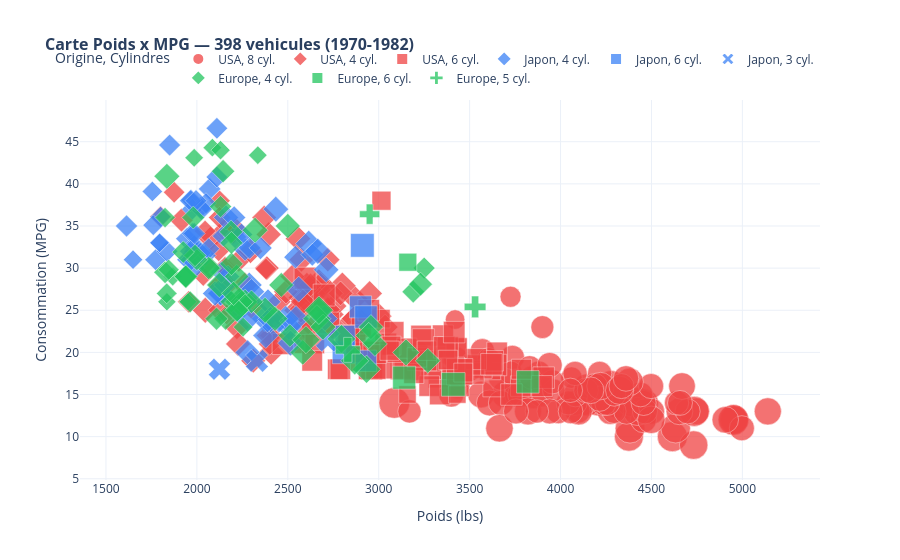

Notebook code for this chart:
### Markdown cell above
#### Visualisation 4 — Carte interactive Poids x MPG

Chaque point est un vehicule. La taille represente la puissance (HP),
la couleur l'origine geographique. Survolez pour voir les details.

### Code cell
df['origin_label']  = df['origin'].map(ORIGIN_MAP)
df['cylinders_str'] = df['cylinders'].astype(str) + ' cyl.'

fig = px.scatter(
    df, x='weight', y='mpg',
    color='origin_label', size='horsepower',
    size_max=22, symbol='cylinders_str',
    color_discrete_map=COLORS,
    labels={
        'weight':       'Poids (lbs)',
        'mpg':          'Consommation (MPG)',
        'origin_label': 'Origine',
        'cylinders_str':'Cylindres',
        'horsepower':   'Puissance (HP)'
    },
    title='<b>Carte Poids x MPG — 398 vehicules (1970-1982)</b>',
    hover_data={'horsepower': True, 'model_year': True, 'cylinders_str': True},
    template='plotly_white', height=560
)

fig.update_traces(marker=dict(opacity=0.75, line=dict(width=0.5, color='white')))
fig.update_layout(
    title_font_size=16,
    legend=dict(orientation='h', yanchor='bottom', y=1.02, xanchor='right', x=1)
)

html_path = os.path.join(OUTPUT_DIR, 'story_weight_mpg_map.html')
fig.write_html(html_path)
print(f'Graphique 4 sauvegarde : {html_path}')
fig.show()

### Figure 1 — Plotly figure (JSON) as saved in the notebook; plotly's stock layout.template omitted (floating-point values rounded to 4 significant figures; data arrays with more than 128 entries replaced by an {"elided": "..."} marker saying what was removed)
{"data": [{"customdata": {"elided": "103x3 mixed values"}, "hovertemplate": "Origine=USA<br>Cylindres=%{customdata[2]}<br>Poids (lbs)=%{x}<br>Consommation (MPG)=%{y}<br>Puissance (HP)=%{customdata[0]}<br>model_year=%{customdata[1]}<extra></extra>", "legendgroup": "USA, 8 cyl.", "marker": {"color": "#ef4444", "line": {"color": "white", "width": 0.5}, "opacity": 0.75, "size": [130.0, 165.0, 150.0, 150.0, 140.0, 198.0, 220.0, 215.0, 225.0, 190.0, 170.0, 160.0, 150.0, 225.0, 215.0, 200.0, 210.0, 193.0, 165.0, 175.0, 153.0, 150.0, 180.0, 170.0, 175.0, 165.0, 175.0, 150.0, 153.0, 150.0, 208.0, 155.0, 160.0, 190.0, 150.0, 130.0, 140.0, 150.0, 175.0, 150.0, 145.0, 137.0, 150.0, 198.0, 150.0, 158.0, 150.0, 215.0, 225.0, 175.0, 150.0, 167.0, 170.0, 180.0, 145.0, 230.0, 150.0, 180.0, 140.0, 150.0, 150.0, 140.0, 150.0, 170.0, 145.0, 150.0, 148.0, 110.0, 129.0, 140.0, 150.0, 120.0, 152.0, 150.0, 180.0, 145.0, 130.0, 150.0, 145.0, 110.0, 145.0, 130.0, 180.0, 170.0, 190.0, 149.0, 110.0, 140.0, 139.0, 145.0, 139.0, 140.0, 130.0, 129.0, 138.0, 135.0, 155.0, 142.0, 125.0, 150.0, 125.0, 90.0, 105.0], "sizemode": "area", "sizeref": 0.4752, "symbol": "circle"}, "mode": "markers", "name": "USA, 8 cyl.", "orientation": "v", "showlegend": true, "type": "scatter", "x": [3504, 3693, 3436, 3433, 3449, 4341, 4354, 4312, 4425, 3850, 3563, 3609, 3761, 3086, 4615, 4376, 4382, 4732, 4209, 4464, 4154, 4096, 4955, 4746, 5140, 4274, 4385, 4135, 4129, 3672, 4633, 4502, 4456, 4422, 3892, 4098, 4294, 4077, 4100, 3672, 3988, 4042, 3777, 4952, 4464, 4363, 4237, 4735, 4951, 3821, 4997, 4906, 4654, 4499, 4082, 4278, 3399, 3664, 4141, 4699, 4457, 4638, 4257, 4668, 4440, 4498, 4657, 3221, 3169, 4215, 4190, 3962, 4215, 3940, 4380, 4055, 3870, 3755, 3880, 4060, 4140, 4295, 4220, 4165, 4325, 4335, 3365, 3735, 3570, 3425, 3205, 4080, 3840, 3725, 3955, 3830, 4360, 4054, 3605, 3940, 3900, 3420, 3725], "xaxis": "x", "y": [18.0, 15.0, 18.0, 16.0, 17.0, 15.0, 14.0, 14.0, 14.0, 15.0, 15.0, 14.0, 15.0, 14.0, 10.0, 10.0, 11.0, 9.0, 14.0, 14.0, 14.0, 14.0, 12.0, 13.0, 13.0, 13.0, 14.0, 15.0, 14.0, 17.0, 11.0, 13.0, 12.0, 13.0, 15.0, 13.0, 13.0, 14.0, 13.0, 14.0, 13.0, 14.0, 15.0, 12.0, 13.0, 13.0, 14.0, 13.0, 12.0, 13.0, 11.0, 12.0, 13.0, 12.0, 15.0, 16.0, 15.0, 11.0, 16.0, 13.0, 14.0, 14.0, 14.0, 16.0, 15.0, 16.0, 14.0, 20.0, 13.0, 17.5, 16.0, 15.5, 14.5, 13.0, 16.5, 13.0, 13.0, 13.0, 17.5, 17.0, 15.5, 15.0, 16.0, 15.5, 15.5, 16.0, 19.9, 19.4, 20.2, 19.2, 18.1, 17.5, 17.0, 17.6, 16.5, 18.2, 16.9, 15.5, 19.2, 18.5, 23.0, 23.9, 26.6], "yaxis": "y"}, {"customdata": {"elided": "72x3 mixed values"}, "hovertemplate": "Origine=USA<br>Cylindres=%{customdata[2]}<br>Poids (lbs)=%{x}<br>Consommation (MPG)=%{y}<br>Puissance (HP)=%{customdata[0]}<br>model_year=%{customdata[1]}<extra></extra>", "legendgroup": "USA, 4 cyl.", "marker": {"color": "#ef4444", "line": {"color": "white", "width": 0.5}, "opacity": 0.75, "size": [90.0, 93.5, 72.0, 86.0, 70.0, 80.0, 90.0, 86.0, 86.0, 80.0, 72.0, 85.0, 80.0, 75.0, 75.0, 83.0, 78.0, 92.0, 79.0, 52.0, 60.0, 72.0, 80.0, 96.0, 88.0, 89.0, 63.0, 83.0, 66.0, 88.0, 68.0, 75.0, 105.0, 85.0, 88.0, 80.0, 80.0, 70.0, 70.0, 90.0, 90.0, 70.0, 90.0, 88.0, 90.0, 105.0, 93.5, 84.0, 84.0, 92.0, 84.0, 64.0, 63.0, 65.0, 65.0, 88.0, 88.0, 88.0, 85.0, 84.0, 90.0, 92.0, 93.5, 63.0, 70.0, 92.0, 84.0, 90.0, 86.0, 84.0, 79.0, 82.0], "sizemode": "area", "sizeref": 0.4752, "symbol": "diamond"}, "mode": "markers", "name": "USA, 4 cyl.", "orientation": "v", "showlegend": true, "type": "scatter", "x": [2264, 2046, 2408, 2220, 1955, 2126, 2408, 2226, 2395, 2164, 2401, 2310, 2451, 2542, 2125, 2639, 2592, 2572, 2255, 2035, 2164, 2565, 2155, 2300, 2740, 2755, 2051, 2075, 1800, 2720, 2155, 2230, 2745, 2855, 2890, 1915, 2670, 2200, 2150, 2670, 2556, 2120, 2678, 2870, 3003, 2800, 2905, 2490, 2635, 2620, 2385, 1875, 2215, 2045, 2380, 2605, 2640, 2395, 2575, 2525, 2735, 2865, 3035, 2125, 2125, 2585, 2370, 2950, 2790, 2295, 2625, 2720], "xaxis": "x", "y": [28.0, 25.0, 22.0, 23.0, 26.0, 25.0, 20.0, 21.0, 22.0, 28.0, 21.0, 19.0, 26.0, 25.0, 28.0, 23.0, 23.0, 25.0, 26.0, 29.0, 24.5, 26.5, 30.0, 25.5, 24.5, 25.5, 30.5, 33.5, 36.1, 25.1, 30.0, 30.9, 23.2, 23.8, 22.3, 35.7, 27.4, 34.2, 34.5, 28.4, 33.5, 32.1, 28.0, 26.4, 24.3, 27.9, 23.6, 27.2, 26.6, 25.8, 30.0, 39.0, 34.7, 34.4, 29.9, 28.0, 27.0, 34.0, 31.0, 29.0, 27.0, 24.0, 23.0, 38.0, 36.0, 26.0, 36.0, 27.0, 27.0, 32.0, 28.0, 31.0], "yaxis": "y"}, {"customdata": {"elided": "74x3 mixed values"}, "hovertemplate": "Origine=USA<br>Cylindres=%{customdata[2]}<br>Poids (lbs)=%{x}<br>Consommation (MPG)=%{y}<br>Puissance (HP)=%{customdata[0]}<br>model_year=%{customdata[1]}<extra></extra>", "legendgroup": "USA, 6 cyl.", "marker": {"color": "#ef4444", "line": {"color": "white", "width": 0.5}, "opacity": 0.75, "size": [95.0, 97.0, 85.0, 90.0, 100.0, 105.0, 100.0, 88.0, 100.0, 110.0, 100.0, 88.0, 105.0, 100.0, 100.0, 88.0, 95.0, 100.0, 107.0, 95.0, 93.5, 100.0, 100.0, 100.0, 110.0, 105.0, 95.0, 105.0, 72.0, 72.0, 110.0, 105.0, 110.0, 95.0, 110.0, 100.0, 97.0, 90.0, 100.0, 105.0, 81.0, 90.0, 100.0, 78.0, 110.0, 95.0, 110.0, 105.0, 100.0, 98.0, 105.0, 95.0, 85.0, 100.0, 90.0, 105.0, 85.0, 110.0, 120.0, 165.0, 115.0, 85.0, 90.0, 110.0, 115.0, 115.0, 90.0, 110.0, 110.0, 88.0, 85.0, 110.0, 85.0, 112.0], "sizemode": "area", "sizeref": 0.4752, "symbol": "square"}, "mode": "markers", "name": "USA, 6 cyl.", "orientation": "v", "showlegend": true, "type": "scatter", "x": [2833, 2774, 2587, 2648, 2634, 3439, 3329, 3302, 3288, 2962, 3282, 3139, 3121, 3278, 2945, 3021, 2904, 2789, 2472, 3102, 2875, 2901, 3336, 3781, 3632, 3613, 3264, 3459, 3432, 3158, 3907, 3897, 3730, 3785, 3039, 2914, 2984, 3211, 3233, 3353, 3012, 3085, 3651, 3574, 3645, 3193, 3520, 3425, 3630, 3525, 3535, 3155, 2965, 3430, 3210, 3380, 3070, 3620, 3410, 3445, 3245, 2990, 3265, 3360, 2595, 2700, 3381, 2725, 3415, 3060, 3465, 2945, 3015, 2835], "xaxis": "x", "y": [22.0, 18.0, 21.0, 21.0, 19.0, 16.0, 17.0, 19.0, 18.0, 18.0, 19.0, 18.0, 18.0, 16.0, 18.0, 18.0, 23.0, 18.0, 21.0, 20.0, 21.0, 19.0, 15.0, 16.0, 16.0, 18.0, 19.0, 18.0, 15.0, 15.0, 17.0, 16.0, 15.0, 18.0, 21.0, 20.0, 18.0, 19.0, 22.0, 22.0, 24.0, 22.5, 20.0, 18.0, 18.5, 17.5, 17.5, 20.5, 19.0, 18.5, 19.2, 20.5, 20.2, 20.5, 19.4, 20.6, 20.8, 18.6, 18.1, 17.7, 21.5, 19.8, 20.2, 20.6, 28.8, 26.8, 19.1, 23.5, 22.4, 20.2, 17.6, 25.0, 38.0, 22.0], "yaxis": "y"}, {"customdata": {"elided": "69x3 mixed values"}, "hovertemplate": "Origine=Japon<br>Cylindres=%{customdata[2]}<br>Poids (lbs)=%{x}<br>Consommation (MPG)=%{y}<br>Puissance (HP)=%{customdata[0]}<br>model_year=%{customdata[1]}<extra></extra>", "legendgroup": "Japon, 4 cyl.", "marker": {"color": "#3b82f6", "line": {"color": "white", "width": 0.5}, "opacity": 0.75, "size": [95.0, 88.0, 88.0, 95.0, 65.0, 69.0, 95.0, 92.0, 97.0, 88.0, 88.0, 94.0, 67.0, 65.0, 52.0, 61.0, 97.0, 93.0, 75.0, 96.0, 97.0, 53.0, 53.0, 70.0, 75.0, 68.0, 70.0, 75.0, 67.0, 52.0, 70.0, 60.0, 95.0, 97.0, 95.0, 97.0, 68.0, 65.0, 65.0, 60.0, 65.0, 90.0, 75.0, 92.0, 75.0, 65.0, 65.0, 67.0, 67.0, 72.0, 58.0, 60.0, 67.0, 65.0, 62.0, 68.0, 75.0, 75.0, 100.0, 74.0, 68.0, 68.0, 88.0, 75.0, 70.0, 67.0, 67.0, 67.0, 96.0], "sizemode": "area", "sizeref": 0.4752, "symbol": "diamond"}, "mode": "markers", "name": "Japon, 4 cyl.", "orientation": "v", "showlegend": true, "type": "scatter", "x": [2372, 2130, 2130, 2228, 1773, 1613, 2278, 2288, 2506, 2100, 2279, 2379, 1950, 1836, 1649, 2003, 2489, 2391, 2171, 2702, 2545, 1795, 1795, 1990, 2155, 2045, 1945, 2265, 1985, 1985, 2070, 1800, 2560, 2300, 2515, 2405, 2135, 1975, 2020, 1968, 2019, 2711, 2542, 2434, 2265, 2110, 2110, 1850, 2145, 2290, 1755, 1760, 2065, 1975, 2050, 1985, 2210, 2350, 2615, 2635, 2025, 1970, 2160, 2205, 2245, 1965, 1965, 1995, 2665], "xaxis": "x", "y": [24.0, 27.0, 27.0, 25.0, 31.0, 35.0, 24.0, 28.0, 23.0, 27.0, 20.0, 22.0, 31.0, 32.0, 31.0, 32.0, 24.0, 26.0, 29.0, 24.0, 24.0, 33.0, 33.0, 32.0, 28.0, 31.5, 33.5, 26.0, 30.0, 32.8, 39.4, 36.1, 27.5, 27.2, 21.1, 23.9, 29.5, 34.1, 31.8, 38.1, 37.2, 29.8, 31.3, 37.0, 32.2, 46.6, 40.8, 44.6, 33.8, 32.4, 39.1, 35.1, 32.3, 37.0, 37.7, 34.1, 33.7, 32.4, 32.9, 31.6, 37.0, 31.0, 36.0, 36.0, 34.0, 38.0, 32.0, 38.0, 32.0], "yaxis": "y"}, {"customdata": [[122, 73, "6 cyl."], [108, 76, "6 cyl."], [97, 77, "6 cyl."], [132, 80, "6 cyl."], [116, 81, "6 cyl."], [120, 81, "6 cyl."]], "hovertemplate": "Origine=Japon<br>Cylindres=%{customdata[2]}<br>Poids (lbs)=%{x}<br>Consommation (MPG)=%{y}<br>Puissance (HP)=%{customdata[0]}<br>model_year=%{customdata[1]}<extra></extra>", "legendgroup": "Japon, 6 cyl.", "marker": {"color": "#3b82f6", "line": {"color": "white", "width": 0.5}, "opacity": 0.75, "size": [122.0, 108.0, 97.0, 132.0, 116.0, 120.0], "sizemode": "area", "sizeref": 0.4752, "symbol": "square"}, "mode": "markers", "name": "Japon, 6 cyl.", "orientation": "v", "showlegend": true, "type": "scatter", "x": [2807, 2930, 2815, 2910, 2900, 2930], "xaxis": "x", "y": [20.0, 19.0, 22.0, 32.7, 25.4, 24.2], "yaxis": "y"}, {"customdata": [[97, 72, "3 cyl."], [90, 73, "3 cyl."], [110, 77, "3 cyl."], [100, 80, "3 cyl."]], "hovertemplate": "Origine=Japon<br>Cylindres=%{customdata[2]}<br>Poids (lbs)=%{x}<br>Consommation (MPG)=%{y}<br>Puissance (HP)=%{customdata[0]}<br>model_year=%{customdata[1]}<extra></extra>", "legendgroup": "Japon, 3 cyl.", "marker": {"color": "#3b82f6", "line": {"color": "white", "width": 0.5}, "opacity": 0.75, "size": [97.0, 90.0, 110.0, 100.0], "sizemode": "area", "sizeref": 0.4752, "symbol": "x"}, "mode": "markers", "name": "Japon, 3 cyl.", "orientation": "v", "showlegend": true, "type": "scatter", "x": [2330, 2124, 2720, 2420], "xaxis": "x", "y": [19.0, 18.0, 21.5, 23.7], "yaxis": "y"}, {"customdata": {"elided": "63x3 mixed values"}, "hovertemplate": "Origine=Europe<br>Cylindres=%{customdata[2]}<br>Poids (lbs)=%{x}<br>Consommation (MPG)=%{y}<br>Puissance (HP)=%{customdata[0]}<br>model_year=%{customdata[1]}<extra></extra>", "legendgroup": "Europe, 4 cyl.", "marker": {"color": "#22c55e", "line": {"color": "white", "width": 0.5}, "opacity": 0.75, "size": [46.0, 87.0, 90.0, 95.0, 113.0, 90.0, 70.0, 76.0, 60.0, 54.0, 112.0, 76.0, 87.0, 69.0, 46.0, 90.0, 49.0, 75.0, 91.0, 112.0, 110.0, 83.0, 67.0, 78.0, 75.0, 75.0, 67.0, 71.0, 70.0, 95.0, 88.0, 98.0, 115.0, 86.0, 81.0, 83.0, 70.0, 71.0, 102.0, 88.0, 58.0, 78.0, 78.0, 110.0, 48.0, 115.0, 71.0, 71.0, 71.0, 69.0, 76.0, 78.0, 48.0, 48.0, 67.0, 93.5, 62.0, 88.0, 74.0, 93.5, 80.0, 74.0, 52.0], "sizemode": "area", "sizeref": 0.4752, "symbol": "diamond"}, "mode": "markers", "name": "Europe, 4 cyl.", "orientation": "v", "showlegend": true, "type": "scatter", "x": [1835, 2672, 2430, 2375, 2234, 2123, 2074, 2065, 1834, 2254, 2933, 2511, 2979, 2189, 1950, 2265, 1867, 2158, 2582, 2868, 2660, 2219, 1963, 2300, 2108, 2246, 2000, 2223, 1937, 2694, 2957, 2945, 2671, 2464, 2220, 2202, 1937, 1825, 3150, 3270, 1825, 1940, 2190, 2600, 1985, 2795, 1990, 1925, 3190, 2130, 2144, 2188, 2085, 2335, 3250, 1835, 1845, 2500, 2190, 2320, 3230, 1980, 2130], "xaxis": "x", "y": [26.0, 25.0, 24.0, 25.0, 26.0, 28.0, 30.0, 30.0, 27.0, 23.0, 18.0, 22.0, 21.0, 26.0, 26.0, 26.0, 29.0, 24.0, 20.0, 19.0, 24.0, 29.0, 26.0, 26.0, 24.0, 26.0, 31.0, 25.0, 29.0, 23.0, 23.0, 22.0, 25.0, 28.0, 25.0, 27.0, 29.0, 29.5, 20.0, 19.0, 36.0, 29.0, 30.5, 21.5, 43.1, 21.6, 31.5, 31.9, 27.2, 37.3, 41.5, 34.3, 44.3, 43.4, 30.0, 40.9, 29.8, 35.0, 33.0, 34.5, 28.1, 36.0, 44.0], "yaxis": "y"}, {"customdata": [[120, 76, "6 cyl."], [125, 78, "6 cyl."], [133, 78, "6 cyl."], [76, 81, "6 cyl."]], "hovertemplate": "Origine=Europe<br>Cylindres=%{customdata[2]}<br>Poids (lbs)=%{x}<br>Consommation (MPG)=%{y}<br>Puissance (HP)=%{customdata[0]}<br>model_year=%{customdata[1]}<extra></extra>", "legendgroup": "Europe, 6 cyl.", "marker": {"color": "#22c55e", "line": {"color": "white", "width": 0.5}, "opacity": 0.75, "size": [120.0, 125.0, 133.0, 76.0], "sizemode": "area", "sizeref": 0.4752, "symbol": "square"}, "mode": "markers", "name": "Europe, 6 cyl.", "orientation": "v", "showlegend": true, "type": "scatter", "x": [3820, 3140, 3410, 3160], "xaxis": "x", "y": [16.5, 17.0, 16.2, 30.7], "yaxis": "y"}, {"customdata": [[103, 78, "5 cyl."], [77, 79, "5 cyl."], [67, 80, "5 cyl."]], "hovertemplate": "Origine=Europe<br>Cylindres=%{customdata[2]}<br>Poids (lbs)=%{x}<br>Consommation (MPG)=%{y}<br>Puissance (HP)=%{customdata[0]}<br>model_year=%{customdata[1]}<extra></extra>", "legendgroup": "Europe, 5 cyl.", "marker": {"color": "#22c55e", "line": {"color": "white", "width": 0.5}, "opacity": 0.75, "size": [103.0, 77.0, 67.0], "sizemode": "area", "sizeref": 0.4752, "symbol": "cross"}, "mode": "markers", "name": "Europe, 5 cyl.", "orientation": "v", "showlegend": true, "type": "scatter", "x": [2830, 3530, 2950], "xaxis": "x", "y": [20.3, 25.4, 36.4], "yaxis": "y"}], "layout": {"height": 560, "legend": {"itemsizing": "constant", "orientation": "h", "title": {"text": "Origine, Cylindres"}, "tracegroupgap": 0, "x": 1, "xanchor": "right", "y": 1.02, "yanchor": "bottom"}, "title": {"font": {"size": 16}, "text": "<b>Carte Poids x MPG — 398 vehicules (1970-1982)</b>"}, "xaxis": {"anchor": "y", "domain": [0, 1], "title": {"text": "Poids (lbs)"}}, "yaxis": {"anchor": "x", "domain": [0, 1], "title": {"text": "Consommation (MPG)"}}}}
